Frame 1 (no input): blank canvas, image omitted
Frame 60 (the mouse pressed at the canvas centre just before this capture): blank canvas, image omitted
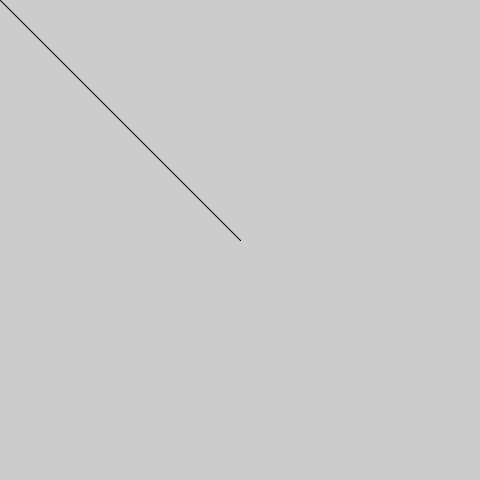
Frame 120 (the mouse held since frame 60 and released just before this capture)

The Processing sketch whose frames 1 and 60 were blank and that drew this single picture after the mouse press (run headless with seeded random() and noise(); from frame 60 on, the mouse is pressed at the canvas centre):

// Processing sketch: processing_90342
// ── processing_90342.pde

/* 
 Ex2_Draw 
 Tyler Long 
 1-29-2013 

 This is a drawing program that we will use to try 
 different functions in an interactive environment. 
*/ 

void setup(){ 
 size(480,480); 
 smooth(); 
} 

void draw(){ 
 //Draw aline with my mouse while i have the button pressed 
 if (mousePressed==true){ 
 line(mouseX,mouseY,pmouseX,pmouseY); 
 } 
} 
void mouseReleased(){ 
/*changes the color when the button is released 
so when you click again the color is different 
*/ 
 stroke(random(0,255),random(0,255),random(0,255),120); 
}
